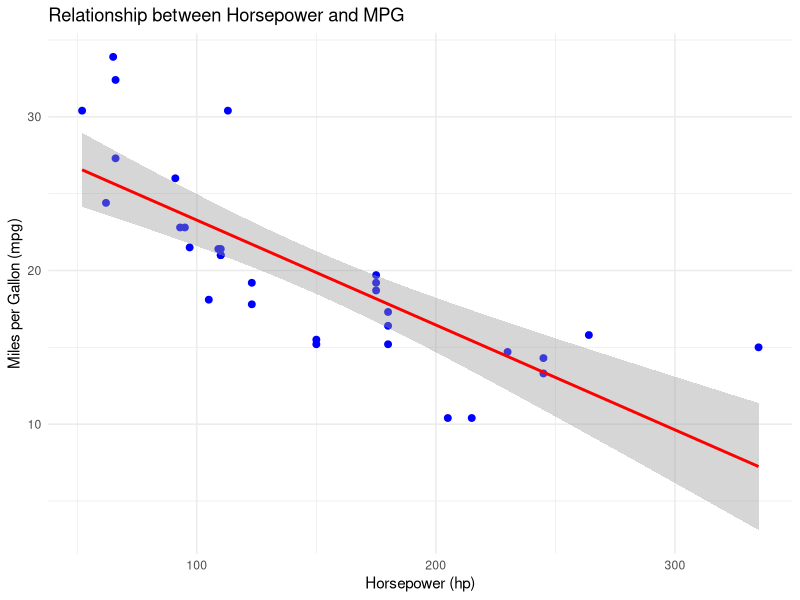
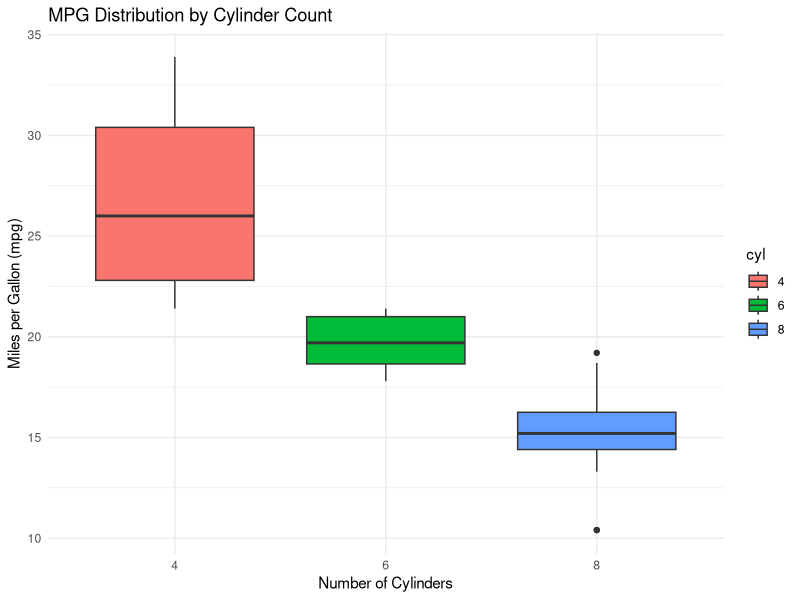
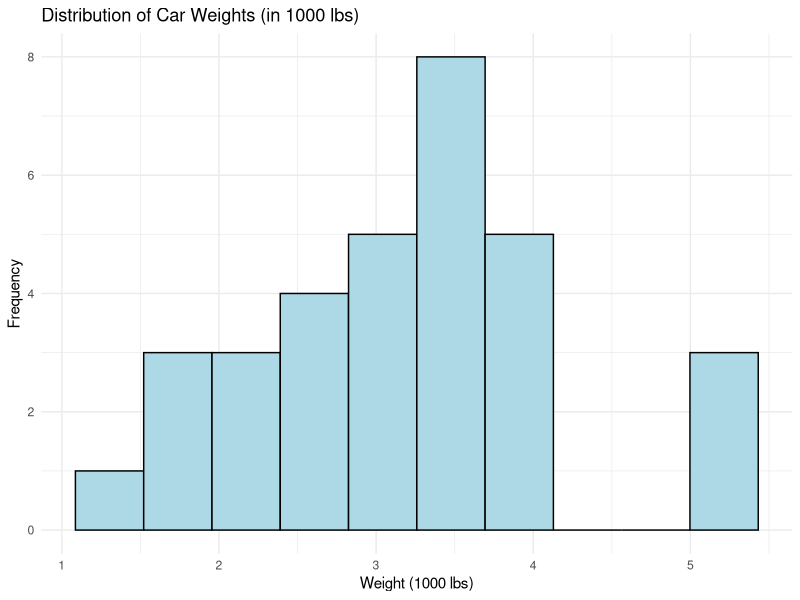

Write the R code that produced these figures, in order.
# ============================================================
# MID TERM — Data Science
# All Questions' R Code (Ready to Run in RStudio)
# ============================================================

# ===========================
# Q2 (i) - Salary Vector & Mean
# ===========================
salary <- c(50000, 60000, 70000, 80000, 50000, 65000, 45000, 60000)
mean_salary <- mean(salary)
mean_salary


# ===========================
# Q2 (ii) - Age Vector, Min & Max
# ===========================
ages <- c(34, 29, 40, 30, 35, 27, 41, 30)
min_age <- min(ages)
max_age <- max(ages)
min_age
max_age


# ===========================
# Q2 (iii) - List for One Employee (E3 Example)
# ===========================
emp_E3 <- list(Name = "Z", Department = "Finance", Age = 40, Salary = 70000)
emp_E3
emp_E3$Name
emp_E3$Department
emp_E3$Age
emp_E3$Salary


# ===========================
# Q2 (v) - Mean, SD, Correlation between Age & Salary
# ===========================
mean_salary <- mean(salary)
sd_salary <- sd(salary)
mean_age <- mean(ages)
sd_age <- sd(ages)
corr_age_salary <- cor(ages, salary, method = "pearson")

mean_salary
sd_salary
mean_age
sd_age
corr_age_salary


# ============================================================
# Q3 - Data Visualization on mtcars Dataset
# ============================================================

# Load ggplot2 library
library(ggplot2)

# Use built-in dataset
data(mtcars)

# ---------------------------
# (i) Scatter Plot: hp vs mpg
# ---------------------------
ggplot(mtcars, aes(x = hp, y = mpg)) +
  geom_point(size = 2, color = "blue") +
  geom_smooth(method = "lm", se = TRUE, color = "red") +
  labs(title = "Relationship between Horsepower and MPG",
       x = "Horsepower (hp)",
       y = "Miles per Gallon (mpg)") +
  theme_minimal()

# ---------------------------
# (ii) Boxplot: mpg by cylinders
# ---------------------------
mtcars$cyl <- as.factor(mtcars$cyl)

ggplot(mtcars, aes(x = cyl, y = mpg, fill = cyl)) +
  geom_boxplot() +
  labs(title = "MPG Distribution by Cylinder Count",
       x = "Number of Cylinders",
       y = "Miles per Gallon (mpg)") +
  theme_minimal()

# ---------------------------
# (iii) Histogram: car weights (wt)
# ---------------------------
ggplot(mtcars, aes(x = wt)) +
  geom_histogram(bins = 10, color = "black", fill = "lightblue") +
  labs(title = "Distribution of Car Weights (in 1000 lbs)",
       x = "Weight (1000 lbs)",
       y = "Frequency") +
  theme_minimal()
